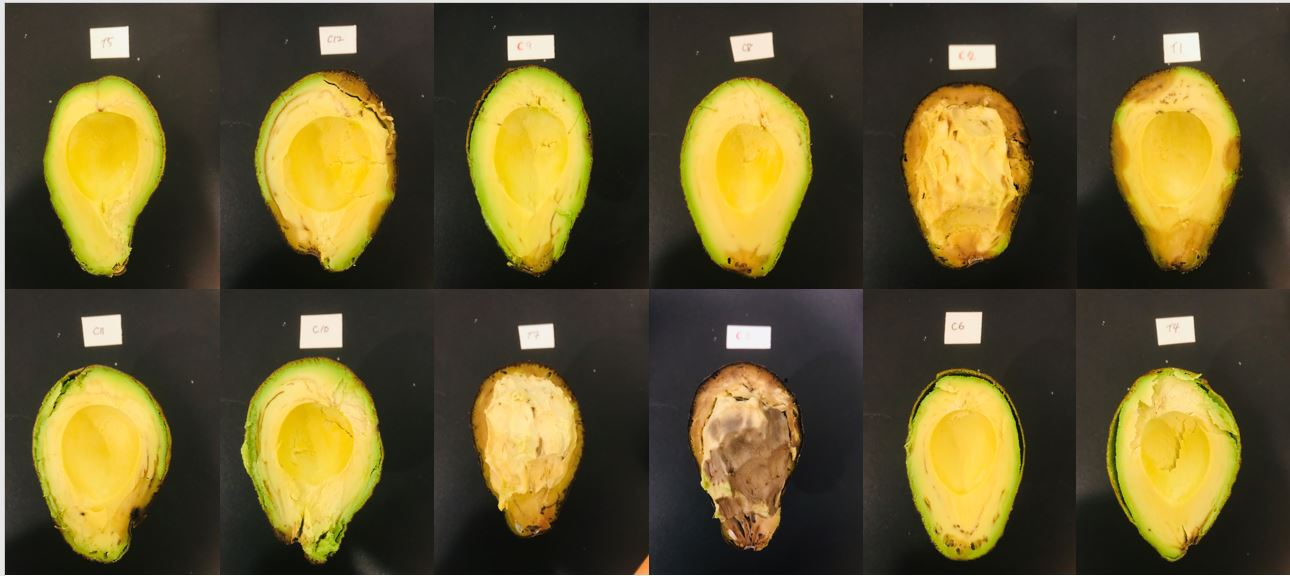
#> input picture all.JPG, 1290 x 576 px, found by its file name
$ jupyter execute --allow-errors 'Code Summary.ipynb'
#> lines starting #> are read from the running program, lines starting #| are printed output that depends on the picture; after the words box and inside, x2 and y2 are one past the last pixel; in counts of white or black regions, pixels touching at a corner belong together
[cell 1]
import cv2
import numpy as np
import matplotlib.pyplot as plt
from PIL import Image

#user defined functions

#used in Part II
def empty(a):
    pass

# Part I: Preprocessing the data

[cell 2]
path = "All.JPG"
img = cv2.imread(path)
#> img is the input picture: shape (576, 1290, 3); mean B, G, R 47.3, 88.4, 99.9
plt.imshow(cv2.cvtColor(img, cv2.COLOR_BGR2RGB))
plt.show()

[cell 3]
#extract and wrap
# Sample figure
#HUE
h_min = 23
h_max = 179

#Saturation
s_min = 132
s_max = 255

#Value
v_min = 65
v_max = 255

#select the filtered image
lower = np.array([h_min,s_min,v_min])
upper = np.array([h_max,s_max,v_max])

#convert the images to HSV
imgHSV = cv2.cv2.cvtColor(img, cv2.COLOR_BGR2HSV)
#> imgHSV: shape (576, 1290, 3); mean H, S, V 30.9, 95, 100.7

#filtered image
mask = cv2.inRange(imgHSV, lower, upper)
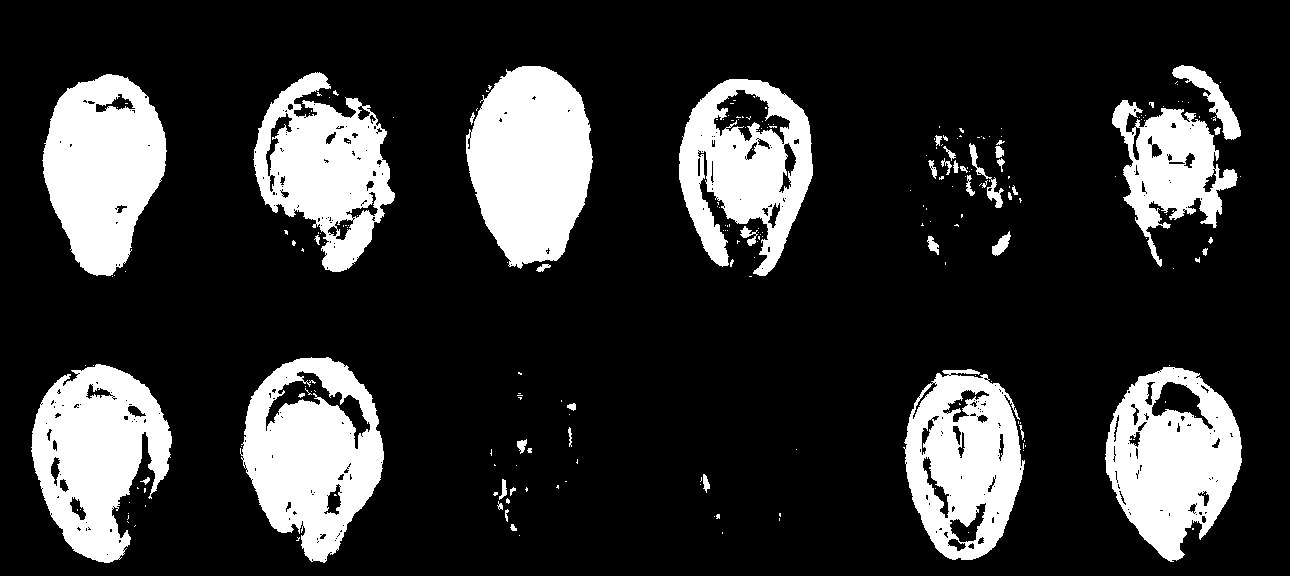
#> mask: shape (576, 1290); 19.8% white; 233 white regions (187 under 20 px)

#using filtered images to create new image this is adding two images together
imgResult = cv2.bitwise_and(img,img, mask = mask)

plt.imshow(cv2.cvtColor(imgResult, cv2.COLOR_BGR2RGB))
plt.show()

This code crops the pictures based on contour size.

[cell 4]
imgGray = cv2.cvtColor(imgResult, cv2.COLOR_BGR2GRAY)
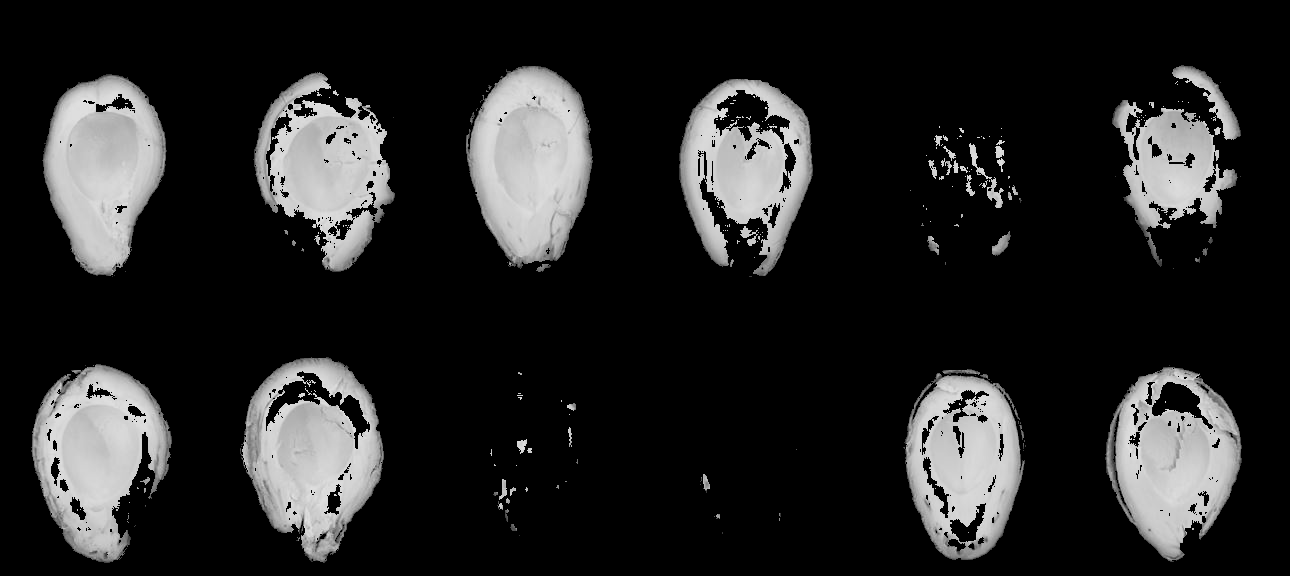
#> imgGray: shape (576, 1290); min 0, max 230, mean 37.2
#sigma, the higher the value, the more blur you get
imgBlur = cv2.GaussianBlur(imgGray,(7,7),1)

(cnts, _) = cv2.findContours(imgBlur, cv2.RETR_EXTERNAL, cv2.CHAIN_APPROX_SIMPLE)
#> cnts = 58 contours, 13 with area under 20; largest, box (x1, y1, x2, y2) and area: (238, 355, 386, 565) 21838, (464, 64, 595, 274) 20430, (677, 76, 815, 279) 20231, (29, 362, 174, 565) 20154, (1103, 363, 1244, 564) 19677
idx = 0
for c in cnts:
    #only extracting areas that are greater than the value specified in here
    area = cv2.contourArea(c)
    if area > 2000:
        x,y,w,h = cv2.boundingRect(c)
        if w>100 and h>100:
            idx+=1
            new_img=imgResult[y:y+h,x:x+w]
            cv2.imwrite(str(idx) + '.png', new_img)
#> this loop made 58 passes
#> (area, x, y, w, h) on passes 24, 25, 26, 27, 47, 54, 55, 56, 57, 58: (18719.5, 901, 367, 127, 195), (19677, 1103, 363, 141, 201), (20154.5, 29, 362, 145, 203), (21837.5, 238, 355, 148, 210), (2565.5, 924, 133, 100, 78), (20231, 677, 76, 138, 203), (18770.5, 40, 72, 129, 207), (18818.5, 251, 70, 146, 204), (20429.5, 464, 64, 131, 210), (14066.5, 1110, 63, 133, 206)
#> area on passes 2, 3, 4, 5, 8, 9: 20, 65, 50.5, 58.5, 45, 39
#> after the loop, idx = 9

#this code results in multiple .png file and the one with the biggest value is the one with the
#banana image.

# Part II: Filtering the data based on Hue Saturation and Value

- Code used in this section are based on the code provided in various classes from Linda.com, Murtaza's Workshop - Robotics and AI, and googling the information from stackover flow.

- Color can be decomposed into Red, Green, and Blue (RGB) as well as Hue, Saturation and Value (HSV).
- Decomposing the color of the subject into RGB scale and allow us to quantify what fraction of the color of the subject falls into specific RGB scale, however, this format is not suitable for obtaining the distribution of the colors since some of the can fall into more than two different combination of RGB scale.
- HSV scale, however, allows us to fix Saturation and Value and only range Hue which allows us to extract the changes in distribution of the color of the subject with respect to treatment and also changes in the condition of the subject over time.

- HSA reference: [LINK](http://colorizer.org)
- based on the information above, set the HSA using the interactive HSA below

### A. Avocado

**Step 1**.  Read image and display the image

[cell 5]
path = "all.JPG"
img = cv2.imread(path)

# open cv loads in BGR format, so convert it to RGB to display the image using plt
plt.imshow(cv2.cvtColor(img, cv2.COLOR_BGR2RGB))
plt.show()

**Step 2** Get the range of HSV

###  Warning

- Determining the Hue, Saturation and value scale.
- The following code is used to calibrate the HSV
- This code will kill the kernel when you try to stop it.

[cell 6]
#TODO need to figure how to gracefully exit the loop

#Need to update here
condition = True
path = "all.JPG"

######################################################
# HSA selection process
######################################################
#the name given to window needs to be the same
#the name of the window is TrackBars
cv2.namedWindow("TrackBars")
cv2.resizeWindow("TrackBars",740,340)

#Hue has max value of 360, but opencv only supports
# based on the information above, set the HSA

cv2.createTrackbar("Hue Min","TrackBars",0,179,empty)
cv2.createTrackbar("Hue Max","TrackBars",179,179,empty)
cv2.createTrackbar("Sat Min","TrackBars",0,255,empty)
cv2.createTrackbar("Sat Max","TrackBars",255,255,empty)
cv2.createTrackbar("Val Min","TrackBars",0,255,empty)
cv2.createTrackbar("Val Max","TrackBars",255,255,empty)


while condition:
    img = cv2.imread(path)
    img = cv2.resize(img,(600,400))
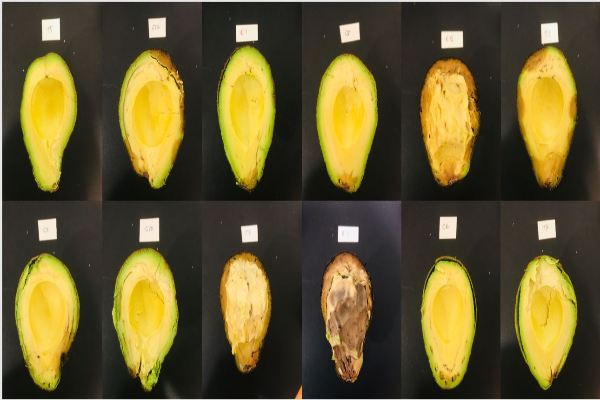
#> img: shape (400, 600, 3); mean B, G, R 47.2, 88.3, 99.8

    #convert to HSA
    imgHSV = cv2.cv2.cvtColor(img, cv2.COLOR_BGR2HSV)
#> imgHSV: shape (400, 600, 3); mean H, S, V 30.8, 94.9, 100.5

    #reading the values from trackbar
    #define hue, satuaration and value
    h_min = cv2.getTrackbarPos("Hue Min","TrackBars")
#> h_min = 0
    h_max = cv2.getTrackbarPos("Hue Max","TrackBars")
#> h_max = 179
    s_min = cv2.getTrackbarPos("Sat Min","TrackBars")
#> s_min = 0
    s_max = cv2.getTrackbarPos("Sat Max","TrackBars")
#> s_max = 255
    v_min = cv2.getTrackbarPos("Val Min","TrackBars")
#> v_min = 0
    v_max = cv2.getTrackbarPos("Val Max","TrackBars")
#> v_max = 255

    #breaking the loop using by setting Val = 0

    print(h_min,h_max,s_min,s_max,v_min,v_max)
#| 0 179 0 255 0 255

    #select the filtered image
    lower = np.array([h_min,s_min,v_min])
#> lower = [0, 0, 0]
    upper = np.array([h_max,s_max,v_max])
#> upper = [179, 255, 255]

    #filtered image
    mask = cv2.inRange(imgHSV, lower, upper)
#> mask: shape (400, 600); every value is 255

    #using filtered images to create new image
    #this is adding two images together

    imgResult = cv2.bitwise_and(img,img, mask = mask)


    cv2.imshow("Original",img)
    cv2.imshow("HSA",imgHSV)
    cv2.imshow("Mask",mask)
    cv2.imshow("result",imgResult)

    if cv2.waitKey(1) & 0xFF == ord('q'):
#> (key q is pressed here)
        break

cv2.destroyAllWindows()

**Step 3** Visiual confirmation

[cell 7]
# Sample figure
#HUE
h_min = 40
h_max = 179

#Saturation
s_min = 0
s_max = 255

#Value
v_min = 0
v_max = 255

#select the filtered image
lower = np.array([h_min,s_min,v_min])
upper = np.array([h_max,s_max,v_max])

#convert the images to HSV
imgHSV = cv2.cv2.cvtColor(img, cv2.COLOR_BGR2HSV)

#filtered image
mask = cv2.inRange(imgHSV, lower, upper)
#> mask: shape (400, 600); 11.8% white; 593 white regions (535 under 20 px), largest, box (x1, y1, x2, y2) and area: (299, 185, 402, 400) 13414, (103, 267, 203, 400) 3841, (0, 122, 45, 199) 1193

#using filtered images to create new image this is adding two images together
imgResult = cv2.bitwise_and(img,img, mask = mask)
#> imgResult: shape (400, 600, 3)

plt.imshow(cv2.cvtColor(imgResult, cv2.COLOR_BGR2RGB))
plt.show()

[cell 8]
imgResult.shape
#> Out = (400, 600, 3)

[cell 9]
type(imgResult)

**Step 4** Get the distribution

[cell 10]
# img = imgResult

black = [0, 0, 0]  # RGB for black
diff = 30
boundaries = [([black[2], black[1], black[0]],
               [black[2]+diff, black[1]+diff, black[0]+diff])]
# in order BGR as opencv represents images as numpy arrays in reverse order

for (lower, upper) in boundaries:
    lower = np.array(lower, dtype=np.uint8)
    upper = np.array(upper, dtype=np.uint8)
    mask = cv2.inRange(imgResult, lower, upper)
    output = cv2.bitwise_and(imgResult, imgResult, mask=mask)

    ratio_black = cv2.countNonZero(mask)/(img.size/3)
    print('Black pixel percentage:', np.round(ratio_black*100, 2))
#> this loop made 1 pass
#> ratio_black on pass 1: 0.938
#| Black pixel percentage: 93.8
#> pass 1, `mask = cv2.inRange(imgResult, lower, upper)`:
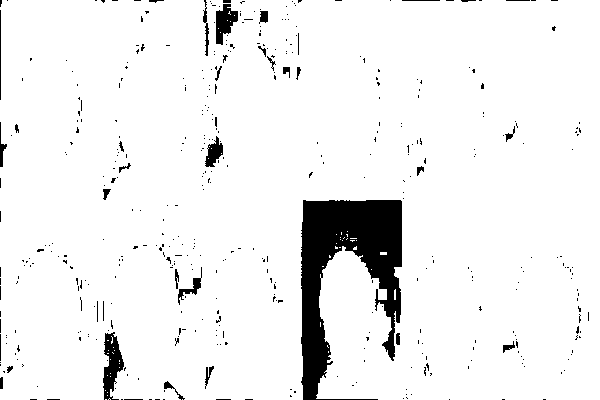
#> mask: shape (400, 600); 93.8% white; 444 black regions (408 under 20 px), largest, box (x1, y1, x2, y2) and area: (301, 200, 402, 400) 10152, (103, 332, 124, 400) 803, (216, 4, 238, 45) 538
#> pass 1, `output = cv2.bitwise_and(imgResult, imgResult, mask=mask)`:
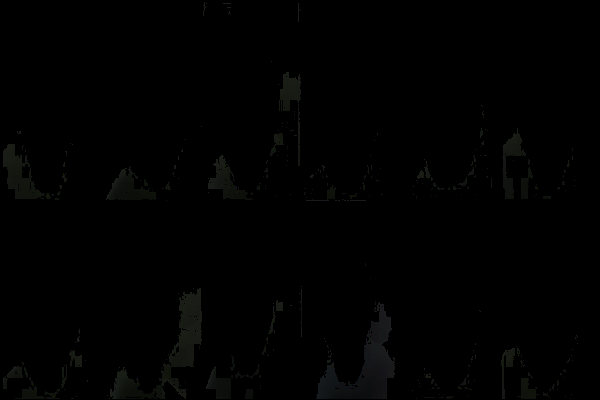
#> output: shape (400, 600, 3); mean B, G, R 1, 1.2, 1.1

### B. Banana

**step 1** Read data

[cell 11]
# path = "bct1.JPG"
path = "s3t1.JPG"
img = cv2.imread(path)

# open cv loads in BGR format, so convert it to RGB to display the image using plt
#> (the rest of this cell did not finish here and is left out)

[cell 12]
path2 = "bct10.JPG"
img2 = cv2.imread(path2)
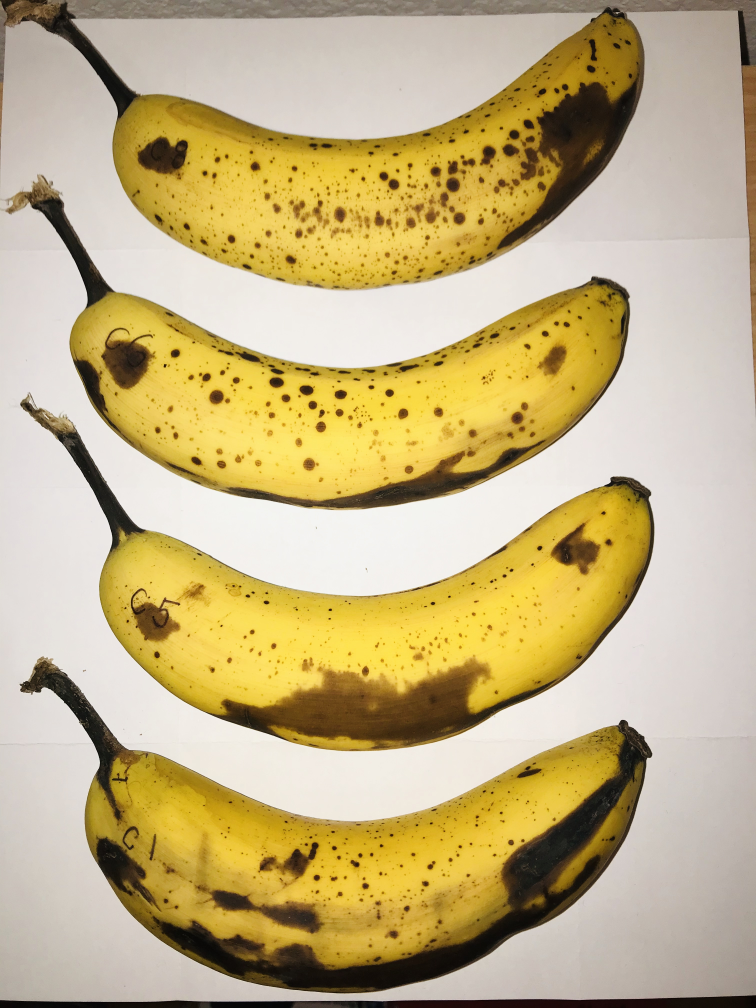
#> input picture data/B/experiment2/t10/bct10.jpg, 3024 x 4032 px, found by its file name (shown at 1/4 size)
#> img2 is the input picture: shape (4032, 3024, 3); mean B, G, R 130.8, 177.8, 195.7

# open cv loads in BGR format, so convert it to RGB to display the image using plt
plt.imshow(cv2.cvtColor(img2, cv2.COLOR_BGR2RGB))
plt.show()

**Step 2 and 3** HSV were ranged using the code shown for `avocado` and the following HSV values were used to extract the images only

[cell 13]
# Sample figure [(20,179),(108,255),(38,255)]
#HUE
h_min = 20
h_max = 179

#Saturation
s_min = 108
s_max = 255

#Value
v_min = 38
v_max = 255

#select the filtered image
lower = np.array([h_min,s_min,v_min])
#> lower = [20, 108, 38]
upper = np.array([h_max,s_max,v_max])

#convert the images to HSV
# imgHSV = cv2.cv2.cvtColor(img, cv2.COLOR_BGR2HSV)
imgHSV = cv2.cv2.cvtColor(img2, cv2.COLOR_BGR2HSV)
#> imgHSV: shape (4032, 3024, 3); mean H, S, V 18.1, 90.7, 195.7

#filtered image
mask = cv2.inRange(imgHSV, lower, upper)
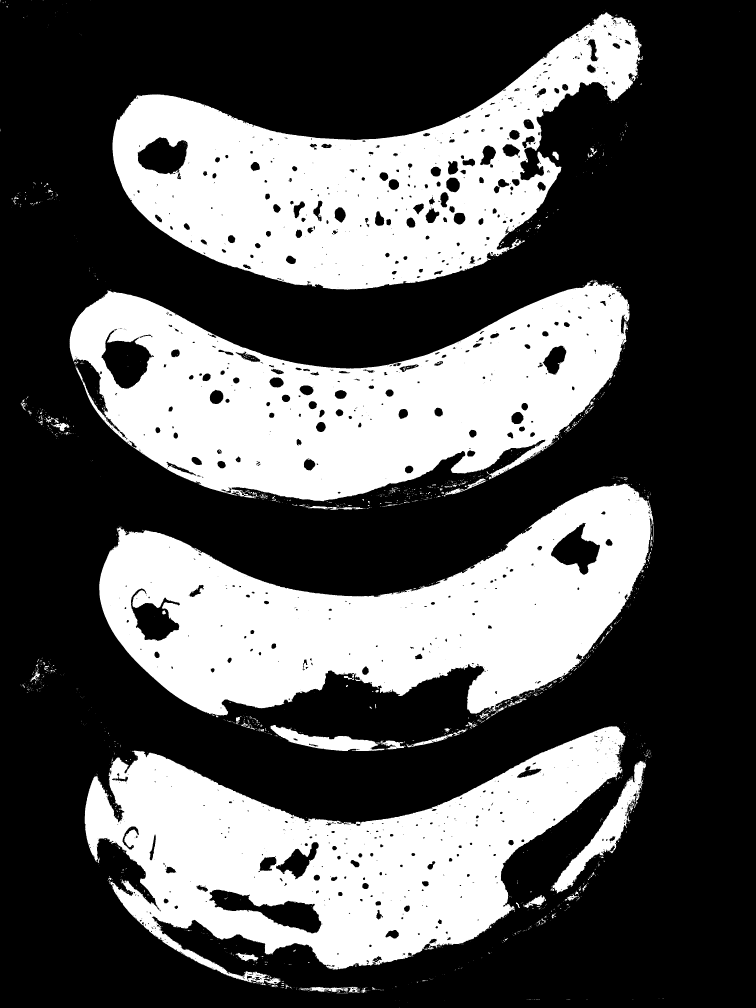
#> mask: shape (4032, 3024) (shown at 1/4 size); 34.6% white; 2594 white regions (2351 under 20 px), largest, box (x1, y1, x2, y2) and area: (278, 1120, 2519, 2005) 1080840, (397, 1934, 2612, 2862) 1040019, (339, 2905, 2502, 3936) 1005235

#using filtered images to create new image this is adding two images together
# imgResult = cv2.bitwise_and(img,img, mask = mask)
imgResult = cv2.bitwise_and(img2,img2, mask = mask)
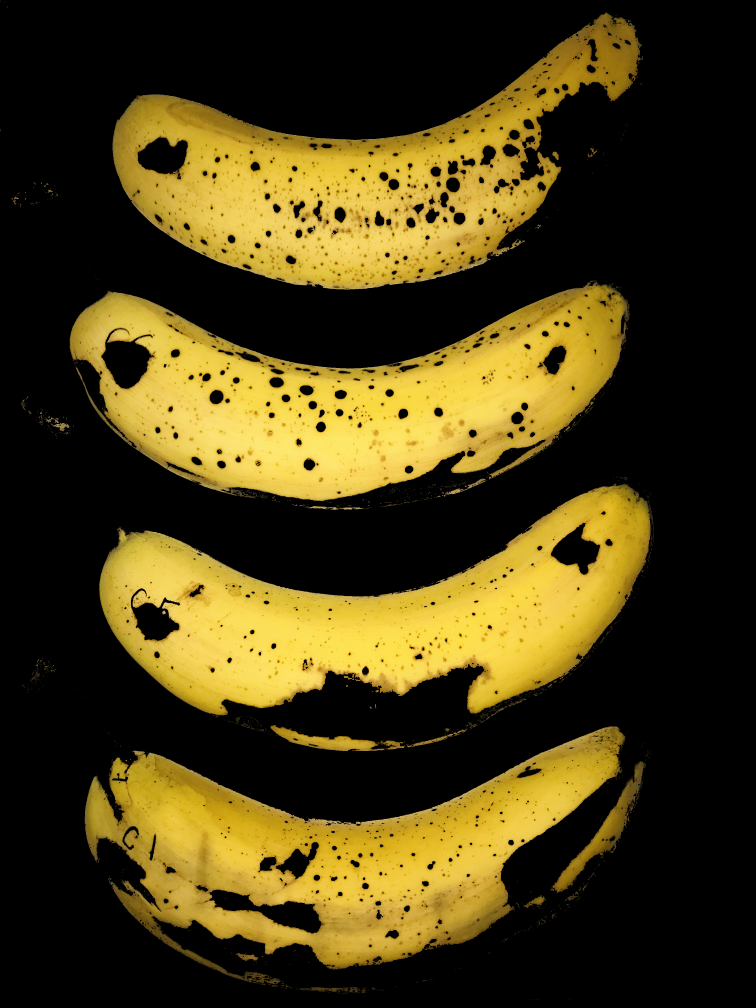
#> imgResult: shape (4032, 3024, 3) (shown at 1/4 size); mean B, G, R 19.9, 60.5, 72.6

plt.imshow(cv2.cvtColor(imgResult, cv2.COLOR_BGR2RGB))
plt.show()
